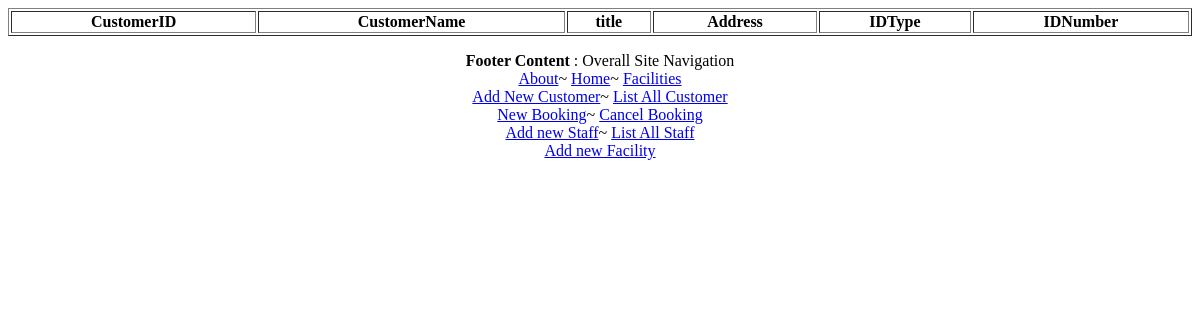
/listCust/, run on an earlier commit of the app's database.
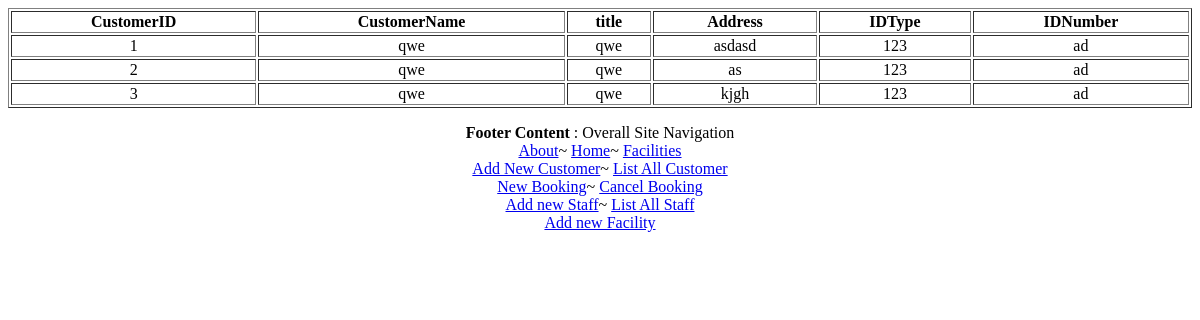
And on a later commit of the database.
### facilities/models.py (models this page shows)
class NewCustomerReg(models.Model):
    CustomerName=models.TextField()
    title=models.TextField()
    Address=models.TextField()
    IDType=models.TextField()
    IDNumber=models.TextField()

### facilities/views.py (the view)
# urls.py: url(r'^listCust/$',customer_list),
def customer_list(request):
    obj=NewCustomerReg.objects.all()
    context={'fobj':obj}
    return render(request,"listCust.html",context)

### facilities/templates/listCust.html (shortened to what this page needs)
<!DOCTYPE html>
<html>
<head>
</head>
<body style="text-align: center;">
<table style="width:100%" border="1">
    <tr>
        <th>CustomerID</th>
      <th>CustomerName</th>
      <th>title</th>
      <th>Address</th>
      <th>IDType</th>
      <th>IDNumber</th>
    </tr>
    {% for i in fobj %}
    <tr>
        <td>{{ i.id}}</td>
      <td>{{ i.CustomerName}}</td>
      <td>{{ i.title}}</td>
      <td>{{ i.Address}}</td>
      <td>{{ i.IDType}}</td>
      <td>{{ i.IDNumber}}</td>
    </tr>
    {% endfor %}
  </table>
<p>
    <div class="footer">
        {% include "footer.html" %}
        </div>
    </p>
</body>
</html>

### templates/footer.html
<b>Footer Content</b> : Overall Site Navigation <br>
<a href="/about">About</a>~
<a href="/home">Home</a>~
<a href="/facilities">Facilities</a>
<br>
<a href="/create1">Add New Customer</a>~
<a href="/listCust">List All Customer</a>
<br>
<a href="/create1">New Booking</a>~
<a href="/create1">Cancel Booking</a>
<br>
<a href="/create1">Add new Staff</a>~
<a href="/create1">List All Staff</a>
<br>
<a href="/create1">Add new Facility</a>

What changed in the data, as far as the page shows it:
added NewCustomerReg: id "1", CustomerName "qwe", title "qwe", Address "asdasd", IDType "123", IDNumber "ad"
added NewCustomerReg: id "2", CustomerName "qwe", title "qwe", Address "as", IDType "123", IDNumber "ad"
added NewCustomerReg: id "3", CustomerName "qwe", title "qwe", Address "kjgh", IDType "123", IDNumber "ad"
